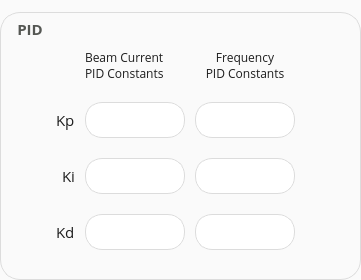
         <widget class="QGroupBox" name="pid_const_group">
          <property name="font">
           <font>
            <family>Open Sans</family>
            <pointsize>11</pointsize>
            <weight>75</weight>
            <bold>true</bold>
           </font>
          </property>
          <property name="styleSheet">
           <string notr="true">QGroupBox {
/*border: 1px solid rgb(180, 180, 180);*/
border: none;
background: rgb(250,250,250);
border-radius: 20px;
margin-top: 12px;
border: 1px solid rgb(220,220,220);
}

QGroupBox::title {
subcontrol-origin: margin;
/*left: 20px;*/
padding: 0px 3px;
left: 12px;
top: 18px;
color: rgb(85, 87, 83);
}

QGroupBox::title:disabled {
color: rgb(180,180,180);
}</string>
          </property>
          <property name="title">
           <string>PID</string>
          </property>
          <layout class="QGridLayout" name="gridLayout_22" rowstretch="1,1,1,1">
           <property name="leftMargin">
            <number>15</number>
           </property>
           <property name="topMargin">
            <number>36</number>
           </property>
           <property name="rightMargin">
            <number>25</number>
           </property>
           <property name="bottomMargin">
            <number>29</number>
           </property>
           <property name="horizontalSpacing">
            <number>10</number>
           </property>
           <property name="verticalSpacing">
            <number>20</number>
           </property>
           <item row="1" column="0">
            <spacer name="horizontalSpacer_41">
             <property name="orientation">
              <enum>Qt::Horizontal</enum>
             </property>
             <property name="sizeHint" stdset="0">
              <size>
               <width>40</width>
               <height>20</height>
              </size>
             </property>
            </spacer>
           </item>
           <item row="3" column="2">
            <widget class="QLineEdit" name="beam_kd_write">
             <property name="minimumSize">
              <size>
               <width>100</width>
               <height>0</height>
              </size>
             </property>
             <property name="maximumSize">
              <size>
               <width>100</width>
               <height>16777215</height>
              </size>
             </property>
             <property name="font">
              <font>
               <family>Open Sans</family>
               <pointsize>12</pointsize>
              </font>
             </property>
             <property name="styleSheet">
              <string notr="true">/*background-color: rgb(220,220,220);*/
QLineEdit {
	height: 34px;
	border-radius: 17px;
	border: 1px solid rgb(220, 220, 220);
}

QLineEdit:disabled {
	border: none;
}</string>
             </property>
             <property name="alignment">
              <set>Qt::AlignCenter</set>
             </property>
            </widget>
           </item>
           <item row="0" column="3">
            <widget class="QLabel" name="label_35">
             <property name="maximumSize">
              <size>
               <width>16777215</width>
               <height>34</height>
              </size>
             </property>
             <property name="font">
              <font>
               <family>Open Sans</family>
               <pointsize>9</pointsize>
              </font>
             </property>
             <property name="styleSheet">
              <string notr="true">/*QLabel:disabled{ color: rgb(180,180,180); }*/
background: rgb(250,250,250);
color: rgb(30,30,30);</string>
             </property>
             <property name="text">
              <string>Frequency
PID Constants</string>
             </property>
             <property name="alignment">
              <set>Qt::AlignCenter</set>
             </property>
            </widget>
           </item>
           <item row="1" column="1" alignment="Qt::AlignRight">
            <widget class="QLabel" name="label_16">
             <property name="font">
              <font>
               <family>Open Sans</family>
               <pointsize>11</pointsize>
              </font>
             </property>
             <property name="styleSheet">
              <string notr="true">/*QLabel:disabled{ color: rgb(180,180,180); }*/
background: rgb(250,250,250);
color: rgb(30,30,30);</string>
             </property>
             <property name="text">
              <string>Kp</string>
             </property>
            </widget>
           </item>
           <item row="2" column="1" alignment="Qt::AlignRight">
            <widget class="QLabel" name="label_25">
             <property name="font">
              <font>
               <family>Open Sans</family>
               <pointsize>11</pointsize>
              </font>
             </property>
             <property name="styleSheet">
              <string notr="true">/*QLabel:disabled{ color: rgb(180,180,180); }*/
background: rgb(250,250,250);
color: rgb(30,30,30);</string>
             </property>
             <property name="text">
              <string>Ki</string>
             </property>
            </widget>
           </item>
           <item row="2" column="3">
            <widget class="QLineEdit" name="fki_write">
             <property name="minimumSize">
              <size>
               <width>100</width>
               <height>0</height>
              </size>
             </property>
             <property name="maximumSize">
              <size>
               <width>100</width>
               <height>16777215</height>
              </size>
             </property>
             <property name="font">
              <font>
               <family>Open Sans</family>
               <pointsize>12</pointsize>
              </font>
             </property>
             <property name="styleSheet">
              <string notr="true">/*background-color: rgb(220,220,220);*/
QLineEdit {
	height: 34px;
	border-radius: 17px;
	border: 1px solid rgb(220, 220, 220);
}

QLineEdit:disabled {
	border: none;
}</string>
             </property>
             <property name="alignment">
              <set>Qt::AlignCenter</set>
             </property>
            </widget>
           </item>
           <item row="0" column="2">
            <widget class="QLabel" name="label_27">
             <property name="maximumSize">
              <size>
               <width>16777215</width>
               <height>34</height>
              </size>
             </property>
             <property name="font">
              <font>
               <family>Open Sans</family>
               <pointsize>9</pointsize>
              </font>
             </property>
             <property name="styleSheet">
              <string notr="true">/*QLabel:disabled{ color: rgb(180,180,180); }*/
background: rgb(250,250,250);
color: rgb(30,30,30);</string>
             </property>
             <property name="text">
              <string>Beam Current
PID Constants</string>
             </property>
            </widget>
           </item>
           <item row="2" column="2">
            <widget class="QLineEdit" name="beam_ki_write">
             <property name="minimumSize">
              <size>
               <width>100</width>
               <height>0</height>
              </size>
             </property>
             <property name="maximumSize">
              <size>
               <width>100</width>
               <height>16777215</height>
              </size>
             </property>
             <property name="font">
              <font>
               <family>Open Sans</family>
               <pointsize>12</pointsize>
              </font>
             </property>
             <property name="styleSheet">
              <string notr="true">/*background-color: rgb(220,220,220);*/
QLineEdit {
	height: 34px;
	border-radius: 17px;
	border: 1px solid rgb(220, 220, 220);
}

QLineEdit:disabled {
	border: none;
}</string>
             </property>
             <property name="alignment">
              <set>Qt::AlignCenter</set>
             </property>
            </widget>
           </item>
           <item row="1" column="3">
            <widget class="QLineEdit" name="fkp_write">
             <property name="minimumSize">
              <size>
               <width>100</width>
               <height>0</height>
              </size>
             </property>
             <property name="maximumSize">
              <size>
               <width>100</width>
               <height>16777215</height>
              </size>
             </property>
             <property name="font">
              <font>
               <family>Open Sans</family>
               <pointsize>12</pointsize>
              </font>
             </property>
             <property name="styleSheet">
              <string notr="true">/*background-color: rgb(220,220,220);*/
QLineEdit {
	height: 34px;
	border-radius: 17px;
	border: 1px solid rgb(220, 220, 220);
}

QLineEdit:disabled {
	border: none;
}</string>
             </property>
             <property name="alignment">
              <set>Qt::AlignCenter</set>
             </property>
            </widget>
           </item>
           <item row="3" column="3">
            <widget class="QLineEdit" name="fkd_write">
             <property name="minimumSize">
              <size>
               <width>100</width>
               <height>0</height>
              </size>
             </property>
             <property name="maximumSize">
              <size>
               <width>100</width>
               <height>16777215</height>
              </size>
             </property>
             <property name="font">
              <font>
               <family>Open Sans</family>
               <pointsize>12</pointsize>
              </font>
             </property>
             <property name="styleSheet">
              <string notr="true">/*background-color: rgb(220,220,220);*/
QLineEdit {
	height: 34px;
	border-radius: 17px;
	border: 1px solid rgb(220, 220, 220);
}

QLineEdit:disabled {
	border: none;
}</string>
             </property>
             <property name="alignment">
              <set>Qt::AlignCenter</set>
             </property>
            </widget>
           </item>
           <item row="3" column="1" alignment="Qt::AlignRight">
            <widget class="QLabel" name="label_26">
             <property name="font">
              <font>
               <family>Open Sans</family>
               <pointsize>11</pointsize>
              </font>
             </property>
             <property name="styleSheet">
              <string notr="true">/*QLabel:disabled{ color: rgb(180,180,180); }*/
background: rgb(250,250,250);
color: rgb(30,30,30);</string>
             </property>
             <property name="text">
              <string>Kd</string>
             </property>
            </widget>
           </item>
           <item row="1" column="2">
            <widget class="QLineEdit" name="beam_kp_write">
             <property name="minimumSize">
              <size>
               <width>100</width>
               <height>0</height>
              </size>
             </property>
             <property name="maximumSize">
              <size>
               <width>100</width>
               <height>16777215</height>
              </size>
             </property>
             <property name="font">
              <font>
               <family>Open Sans</family>
               <pointsize>12</pointsize>
              </font>
             </property>
             <property name="styleSheet">
              <string notr="true">/*background-color: rgb(220,220,220);*/
QLineEdit {
	height: 34px;
	border-radius: 17px;
	border: 1px solid rgb(220, 220, 220);
}

QLineEdit:disabled {
	border: none;
}</string>
             </property>
             <property name="alignment">
              <set>Qt::AlignCenter</set>
             </property>
            </widget>
           </item>
           <item row="1" column="4">
            <spacer name="horizontalSpacer_42">
             <property name="orientation">
              <enum>Qt::Horizontal</enum>
             </property>
             <property name="sizeHint" stdset="0">
              <size>
               <width>40</width>
               <height>20</height>
              </size>
             </property>
            </spacer>
           </item>
          </layout>
         </widget>
